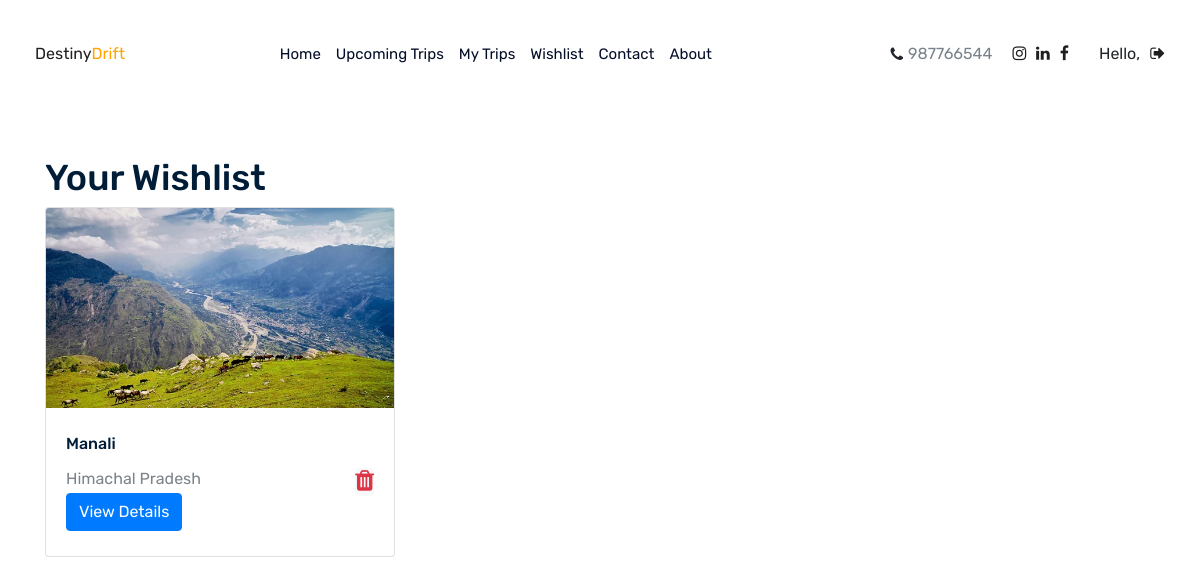
Screenshot of /wishlist/ (signed in) with the database file from the repository.
### travello/models.py (models this page shows, shortened)
class Wishlist(models.Model):
    user = models.ForeignKey(User, on_delete=models.CASCADE)  # User who owns the wishlist
    destination = models.ForeignKey(Detailed_desc, on_delete=models.CASCADE)  # Destination in wishlist
    added_on = models.DateTimeField(auto_now_add=True)  # Timestamp for when added

class Detailed_desc(models.Model):
    dest_id = models.AutoField(primary_key=True)
    country = models.CharField(max_length=20)
    days = models.IntegerField(default=5)
    price = models.IntegerField(default=20000)
    rating = models.IntegerField(default=5)
    dest_name = models.CharField(max_length=25 ,  unique=True)
    img1=models.ImageField(upload_to='pics')
    img2 = models.ImageField(upload_to='pics')
    desc = models.TextField()

### travello/views.py (the view)
# urls.py: path('wishlist/', views.wishlist_view, name='wishlist'),
@login_required
def wishlist_view(request):
    wishlist_items = Wishlist.objects.filter(user=request.user)
    return render(request, 'wishlist.html', {'wishlist_items': wishlist_items})

### Templates/wishlist.html (shortened to what this page needs)
{% include 'compo/header.html' %}
{% block content %}
<div class="container mt-5">
    <h1>Your Wishlist</h1>
    <div class="row">
        {% if wishlist_items %}
            {% for item in wishlist_items %}
            <div class="col-lg-4 col-md-6 mb-4">
                <div class="card h-100" style="width: 100%; max-width: 410px; min-height: 350px;">
                    <div class="image-container" style="width: 100%; height: 200px; overflow: hidden;">
                        <img src="{{ item.destination.img1.url }}" class="card-img-top" alt="{{ item.destination.dest_name }}" style="width: 100%; height: 100%; object-fit: cover;">
                    </div>
                    <div class="card-body d-flex justify-content-between align-items-center">
                        <div>
                            <h5 class="card-title">{{ item.destination.dest_name }}</h5>
                            <p class="card-text">{{ item.destination.country }}</p>
                            <a href="{% url 'destination_details' city_name=item.destination.country dest_name=item.destination.dest_name %}" class="btn btn-primary">View Details</a>
                        </div>
                        <form action="{% url 'remove_from_wishlist' item_id=item.id %}" method="post" style="display:inline;">
                            <button type="submit" class="btn btn-light p-0" style="border:none;">
                                <i class="fa fa-trash text-danger" style="font-size: 1.5em;"></i>
                            </button>
                        </form>
                    </div>
                </div>
            </div>
            {% endfor %}
        {% else %}
            <p>No items in your wishlist.</p>
        {% endif %}
    </div>
</div>
{% endblock %}

### rows the page displays
Wishlist: destination.img1 (picture), destination.dest_name "Manali", destination.country "Himachal Pradesh"
